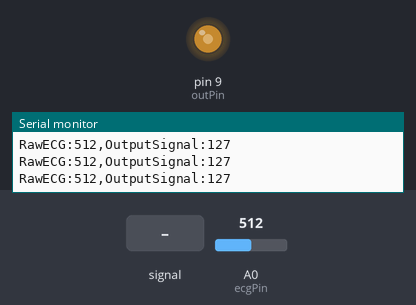
Bench run of a sketch on a simulated Arduino Uno, built with avr-gcc and run on an emulated ATmega328P. On the bench: output pins drawn as LEDs (lit = HIGH), the last lines printed to the serial monitor. The inputs (shaded band) are chosen by the test bench; at power-on: A0 (ecgPin) = 512.

Above: at 1.2 s.
1.3 s: A0 (ecgPin) fed a 200 Hz sine of ±255 counts around its level
4.3 s: A0 (ecgPin) set to 900
At 4.9 s:
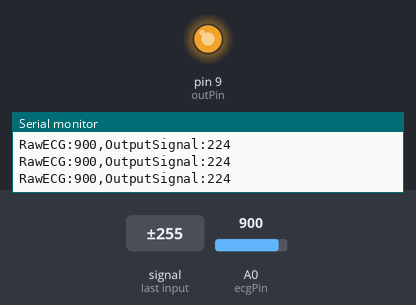
5.8 s: A0 (ecgPin) set to 412
At 6.3 s:
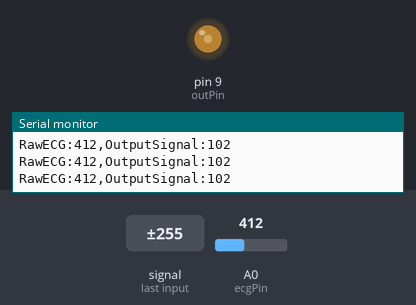
8.8 s: A0 (ecgPin) set to 388
At 9.2 s:
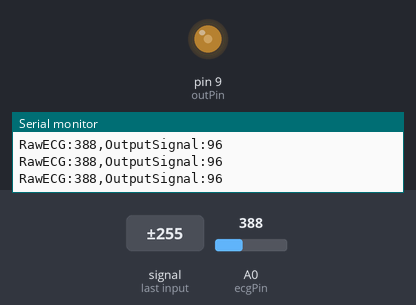
11.8 s: A0 (ecgPin) fed a 1000 Hz sine of ±255 counts around its level
At 12.0 s:
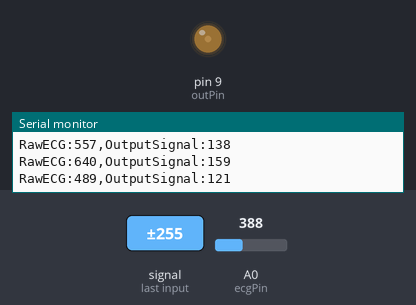
14.8 s: A0 (ecgPin) set to 0
Timing chart, 0 to 17.3 s (numbered marks = the images above; inputs shaded):
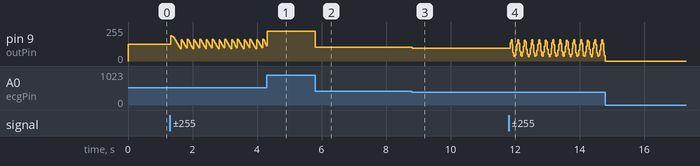

Measured:
- after the input at 5.8 s, pin 9 (outPin): 224/255 → 102/255 at once
- after the input at 8.8 s, pin 9 (outPin): 102/255 → 96/255 at once

The sketch:

marly_ECG_Potentiometer.ino
```cpp
/*
  Arduino ECG Input (AD620/LM741) and Potentiometer Output
  - Input: Raw ECG signal from circuit -> Pin A0
  - Output: Simulated ECG output -> Pin 9 (PWM)
*/

const int ecgPin = A0;    // AD620+LM741 Output Input
const int outPin = 9;     // Potentiometer/Output simulation Pin
int ecgValue = 0;         // Variable to store input
int mappedValue = 0;      // Variable to store output

void setup() {
  Serial.begin(9600);     // Initialize serial communication
  pinMode(outPin, OUTPUT);
}

void loop() {
  // Read the analog value from the ECG circuit (0-1023)
  ecgValue = analogRead(ecgPin);

  // Map the input signal to a PWM output (0-255)
  // This simulates the potentiometer-like output
  mappedValue = map(ecgValue, 0, 1023, 0, 255);

  // Output the mapped value to pin 9
  analogWrite(outPin, mappedValue);

  // Print values to Serial Plotter (Tools > Serial Plotter)
  Serial.print("RawECG:");
  Serial.print(ecgValue);
  Serial.print(",");
  Serial.print("OutputSignal:");
  Serial.println(mappedValue);

  delay(1); // Small delay for stability
}
```
